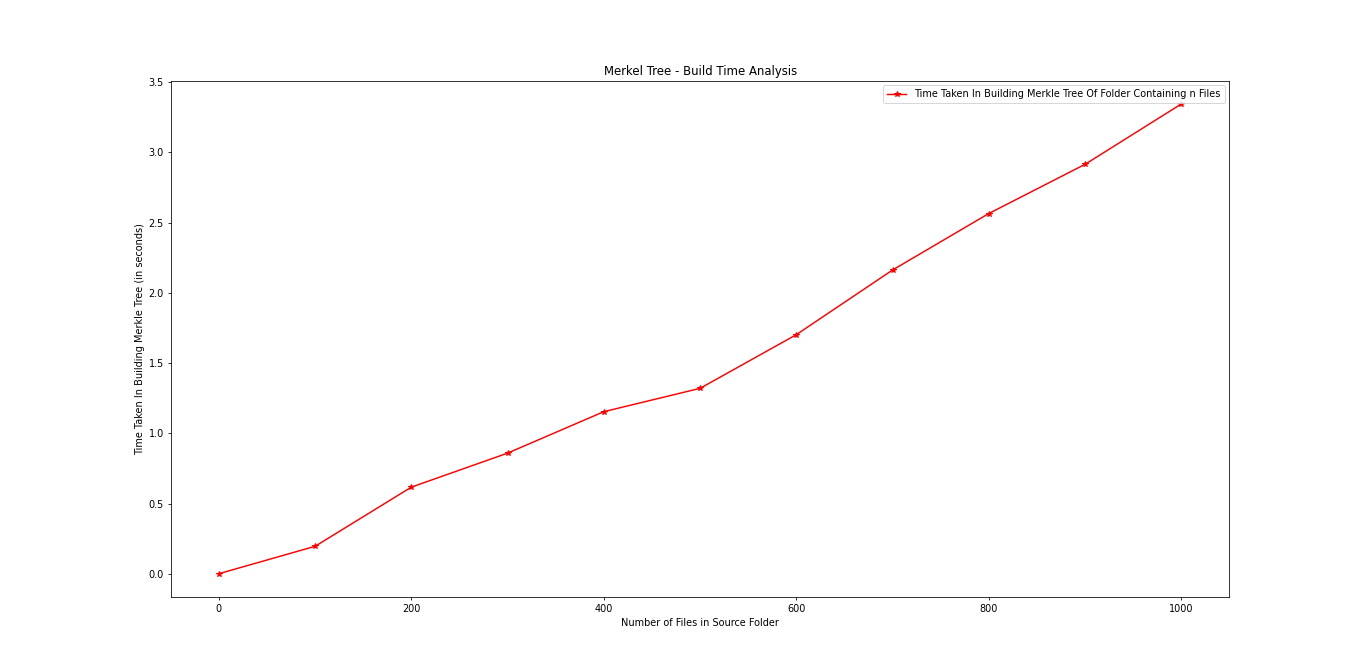

The Python source for this figure:
# from merkletree import *
import matplotlib.pyplot as plt


# a_dir = r"C:\Users\User\Desktop\Niha\DS2-project\New folder"
# b_dir = r"C:\Users\User\Desktop\Niha\DS2-project\folder\b"

# start_time = time.time()
# MT_a = merkletree(a_dir)
# end_time = time.time()
# print("Total time = ", end_time - start_time)


# Graph Window
w = 5
h = 5
d = 70
plt.figure(figsize=(w, h), dpi=d)

# Values of x and y are plotted after testing each case

# x-axis values 
x =  [0,100,200,300,400,500, 600, 700, 800, 900, 1000]

# y-axis values 
y =  [0.001,0.196,0.617,0.859,1.1539,1.320,1.702,2.162,2.564,2.914,3.3433]
  

plt.plot(x, y, label= "Time Taken In Building Merkle Tree Of Folder Containing n Files",marker = "*", color = "red") 

# x-axis label 
plt.xlabel('Number of Files in Source Folder') 

# y-axis label 
plt.ylabel('Time Taken In Building Merkle Tree (in seconds)') 

# plot title 
plt.title('Merkel Tree - Build Time Analysis') 

# showing legend 
plt.legend() 
  
# function to show the plot 
plt.show() 
